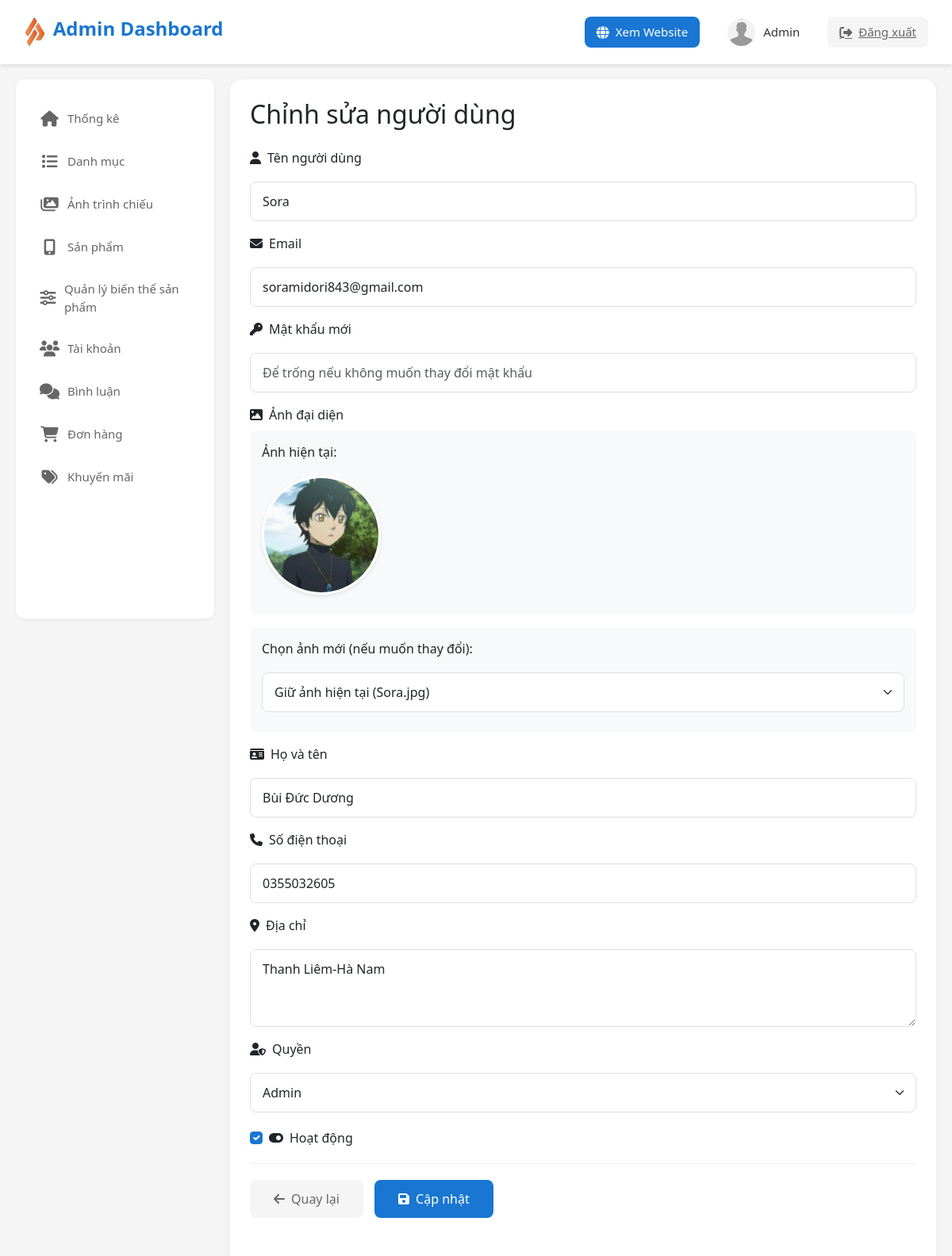
The page /admin/index.php?action=editUser&id=1 (signed in) on the database as committed earlier.
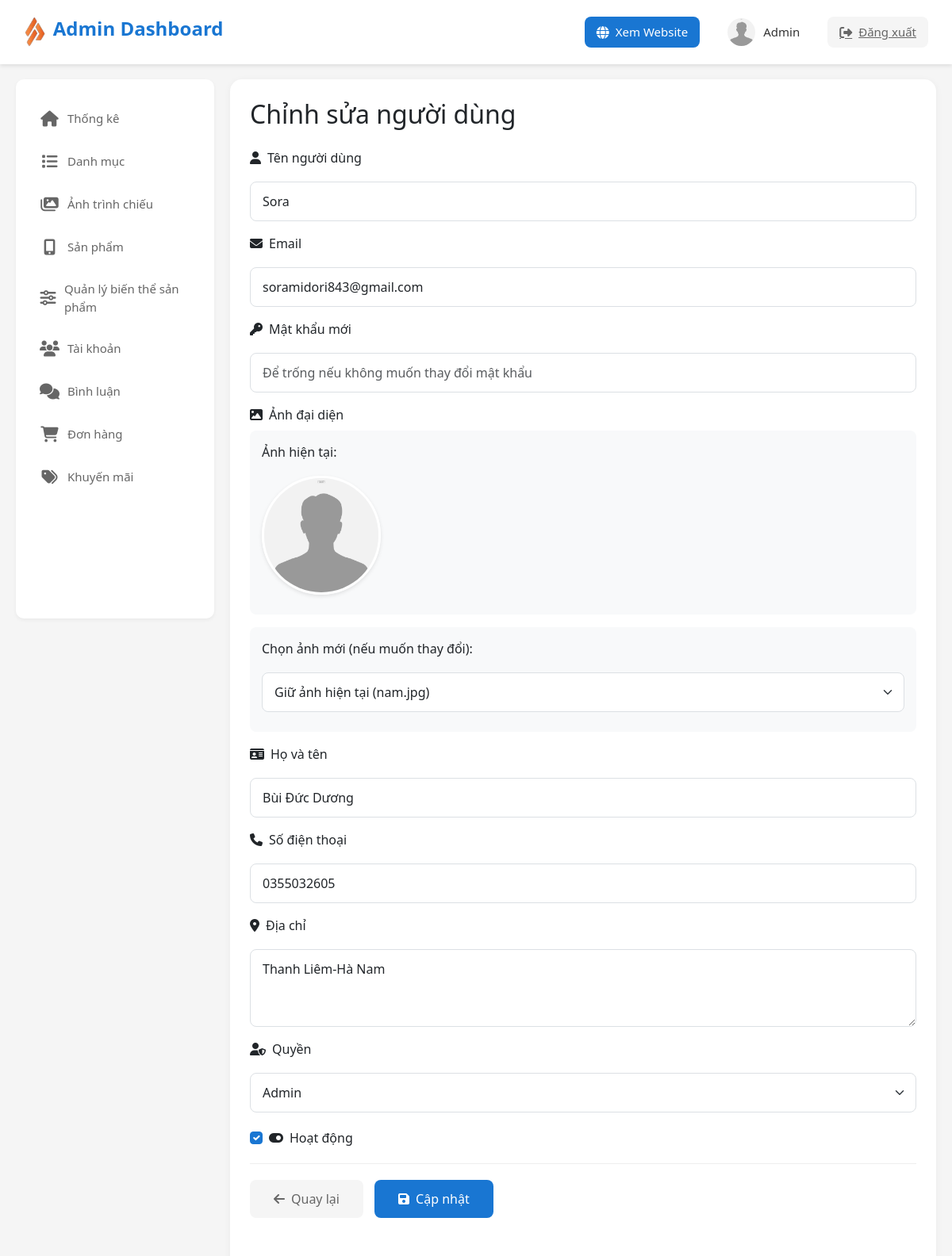
The same page on the database as committed later.
### tables this page shows
CREATE TABLE `users` (
  `user_id` int(11) NOT NULL,
  `username` varchar(50) NOT NULL,
  `password` varchar(255) NOT NULL,
  `email` varchar(100) NOT NULL,
  `fullname` varchar(100) DEFAULT NULL,
  `phone` varchar(20) DEFAULT NULL,
  `address` text DEFAULT NULL,
  `avatar` varchar(255) DEFAULT NULL,
  `role_id` int(11) DEFAULT NULL,
  `status` tinyint(4) DEFAULT 1,
  `created_at` timestamp NOT NULL DEFAULT current_timestamp(),
  `birthday` date DEFAULT NULL,
  `gender` tinyint(1) DEFAULT NULL COMMENT '0: Nữ, 1: Nam'
);

### admin/commons/function.php (called while the page is built, shortened)
<?php
class MainModel {
    public function __construct() {
        $this->SUNNY = $this->connect_db();
    }
    public function connect_db() {
        try {
            $dsn = "mysql:host=" . DB_HOST . ";dbname=" . DB_NAME;
            $SUNNY = new PDO($dsn, DB_USER, DB_PASS, PDO_OPTIONS);
            return $SUNNY;
        } catch (PDOException $e) {
            error_log("Database Connection Error: " . $e->getMessage());
            throw new Exception("Không thể kết nối đến database");
        }
    }
}
try {
    $MainModel = new MainModel();
} catch (Exception $e) {
    error_log("MainModel initialization error: " . $e->getMessage());
    die("Không thể khởi tạo kết nối database");
}

### admin/models/userModel.php (called while the page is built, shortened)
<?php
class UserModel
{
    public static function getUserById($user_id)
    {
        global $MainModel;
        $sql = "SELECT u.*, r.role_name FROM users u
                LEFT JOIN roles r ON u.role_id = r.role_id
                WHERE u.user_id = ?";
        try {
            $stmt = $MainModel->SUNNY->prepare($sql);
            $stmt->execute([$user_id]);
            return $stmt->fetch(PDO::FETCH_ASSOC);
        } catch (PDOException $e) {
            echo "Lỗi khi lấy thông tin người dùng: " . $e->getMessage();
            return false;
        }
    }
}

### admin/views/user/edit-user.php (the view, shortened to what the changed rows need)
<!DOCTYPE html>
<html lang="vi">
<head>
    <link href="https://cdn.jsdelivr.net/npm/bootstrap@5.3.3/dist/css/bootstrap.min.css" rel="stylesheet">
    <link rel="stylesheet" href="https://cdnjs.cloudflare.com/ajax/libs/font-awesome/6.5.1/css/all.min.css">
</head>
<body>
    <header>
        <?php include './views/layout/header.php' ?>
    </header>
    <div class="main">
        <div class="sidebar">
            <?php include './views/layout/sidebar.php'; ?>
        </div>
        <main>
            <div class="container">
                <h2 class="mb-4">Chỉnh sửa người dùng</h2>
                <form method="post" action="index.php?action=updateUser&id=<?= htmlspecialchars($user['user_id']) ?>"
                    enctype="multipart/form-data">
                    <div class="mb-3">
                        <label class="form-label">
                            <i class="fas fa-user me-2"></i>Tên người dùng
                        </label>
                        <input type="text" name="username" class="form-control"
                            value="<?= htmlspecialchars($user['username']) ?>" required>
                    </div>
                    <div class="mb-3">
                        <label class="form-label">
                            <i class="fas fa-envelope me-2"></i>Email
                        </label>
                        <input type="email" name="email" class="form-control"
                            value="<?= htmlspecialchars($user['email']) ?>" required>
                    </div>
                    <div class="mb-3">
                        <label class="form-label">
                            <i class="fas fa-key me-2"></i>Mật khẩu mới
                        </label>
                        <input type="password" name="password" class="form-control"
                            placeholder="Để trống nếu không muốn thay đổi mật khẩu">
                    </div>
                    <div class="mb-3">
                        <label class="form-label">
                            <i class="fas fa-image me-2"></i>Ảnh đại diện
                        </label>
                        <div class="current-image mb-3">
                            <p class="mb-2">Ảnh hiện tại:</p>
                            <img src="../<?= htmlspecialchars($user['avatar']) ?>" class="current-avatar"
                                alt="Current Avatar" onerror="this.src='../Uploads/User/default-avatar.jpg'">
                        </div>
                        <div class="select-new-image">
                            <label class="form-label">Chọn ảnh mới (nếu muốn thay đổi):</label>
                            <select class="form-select" name="avatar" id="imageSelect">
                                <option value="<?= $user['avatar'] ?>">Giữ ảnh hiện tại
                                    (<?= basename($user['avatar']) ?>)</option>
                            </select>
                        </div>
                    </div>
                    <div class="mb-3">
                        <label class="form-label">
                            <i class="fas fa-id-card me-2"></i>Họ và tên
                        </label>
                        <input type="text" name="fullname" class="form-control"
                            value="<?= htmlspecialchars($user['fullname']) ?>">
                    </div>
                    <div class="mb-3">
                        <label class="form-label">
                            <i class="fas fa-phone me-2"></i>Số điện thoại
                        </label>
                        <input type="text" name="phone" class="form-control"
                            value="<?= htmlspecialchars($user['phone']) ?>">
                    </div>
                    <div class="mb-3">
                        <label class="form-label">
                            <i class="fas fa-map-marker-alt me-2"></i>Địa chỉ
                        </label>
                        <textarea name="address" class="form-control"
                            rows="3"><?= htmlspecialchars($user['address']) ?></textarea>
                    </div>
                    <div class="mb-3">
                        <label class="form-label">
                            <i class="fas fa-user-shield me-2"></i>Quyền
                        </label>
                        <select name="role_id" class="form-select">
                            <option value="1" <?= $user['role_id'] == 1 ? 'selected' : '' ?>>Admin</option>
                        </select>
                    </div>
                    <div class="form-check mb-3">
                        <input type="checkbox" class="form-check-input" name="status" value="1"
                            <?= $user['status'] ? 'checked' : '' ?>>
                        <label class="form-check-label">
                            <i class="fas fa-toggle-on me-2"></i>Hoạt động
                        </label>
                    </div>
                    <div class="actions-container">
                        <a href="?action=user" class="btn btn-secondary">
                            <i class="fas fa-arrow-left me-2"></i>Quay lại
                        </a>
                        <button type="submit" class="btn btn-primary">
                            <i class="fas fa-save me-2"></i>Cập nhật
                        </button>
                    </div>
                </form>
            </div>
        </main>
    </div>
</body>
</html>

Rows that differ between the two databases and show on the page:
changed users "Sora": avatar: a different picture
Other text that changed with them:
form field avatar: "Giữ ảnh hiện tại (Sora.jpg)" → "Giữ ảnh hiện tại (nam.jpg)"
